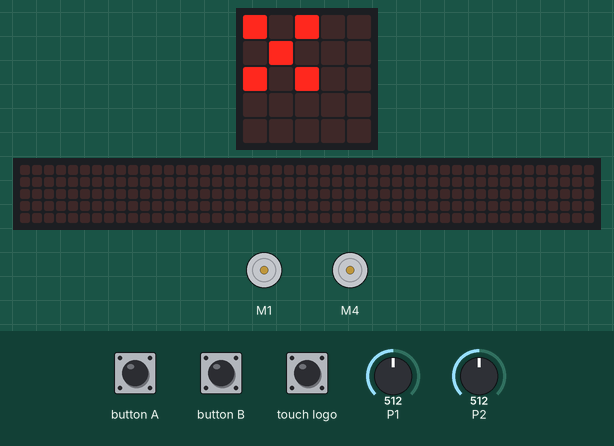
A program run on a simulated BBC micro:bit (MakeCode). Parts: 2 × DC motor (green arrow = forward, orange = backward, longer = faster), the board's 5×5 LED display, a strip that is not on the board, showing the scrolling text unrolled. The inputs (shaded band) are chosen by the test bench; at power-on: P1 = 512, P2 = 512 (analog values on the 0–1023 scale). The 48×5 strip is a reading aid, not a part: it shows the text the display is scrolling, unrolled, one strip-width of it at a time.

Above: at 0.1 s.
At 0.9 s:
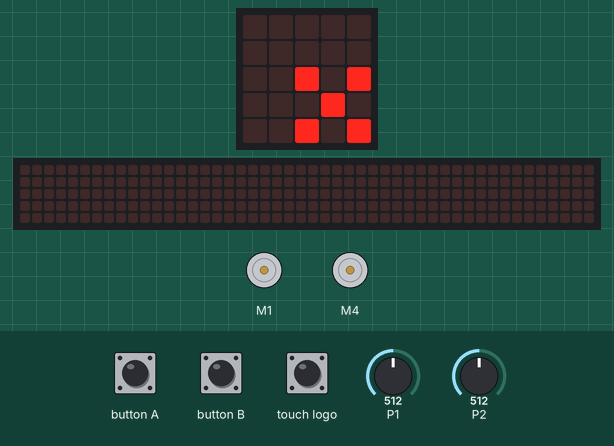
At 1.3 s:
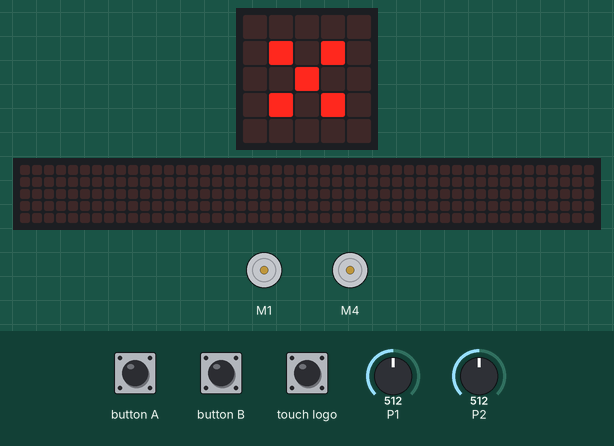
At 6.3 s:
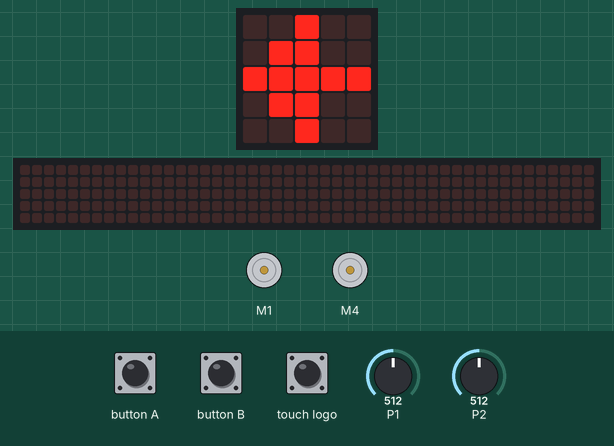
At 13.3 s:
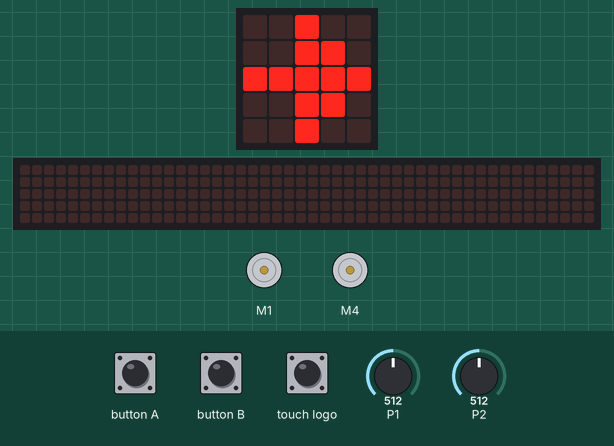
At 18.8 s:
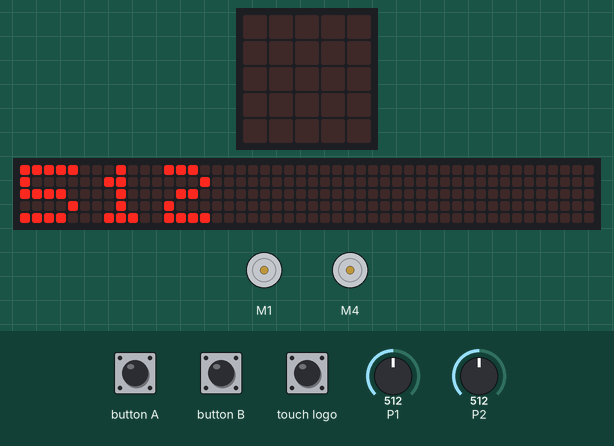

Measured:
- what the display in image 1 shows lasts 0.4 s, from 0.8 s to 1.2 s
- what the display in image 3 shows lasts 1.4 s, from 6.2 s to 7.6 s
- what the display in image 4 shows lasts 2.4 s, from 13.2 s to 15.6 s

The program:

main.ts
```typescript
function LedCalibrar () {
    basic.showLeds(`
        # . # . .
        . # . . .
        # . # . .
        . . . . .
        . . . . .
        `)
    basic.showLeds(`
        . . . . .
        . # . # .
        . . # . .
        . # . # .
        . . . . .
        `)
    basic.showLeds(`
        . . . . .
        . . . . .
        . . # . #
        . . . # .
        . . # . #
        `)
    basic.showLeds(`
        . . . . .
        . # . # .
        . . # . .
        . # . # .
        . . . . .
        `)
}
function Calibrar () {
    LedCalibrar()
    basic.showNumber(tolerancia)
    basic.pause(1000)
    basic.showLeds(`
        . . # . .
        . # # . .
        # # # # #
        . # # . .
        . . # . .
        `)
    basic.pause(1000)
    CalibrarEsquerda = pins.analogReadPin(AnalogPin.P1)
    basic.showNumber(pins.analogReadPin(AnalogPin.P1))
    basic.pause(2000)
    basic.showLeds(`
        . . # . .
        . . # # .
        # # # # #
        . . # # .
        . . # . .
        `)
    basic.pause(2000)
    CalibrarDireita = pins.analogReadPin(AnalogPin.P2)
    basic.showNumber(pins.analogReadPin(AnalogPin.P2))
    basic.pause(2000)
}
input.onLogoEvent(TouchButtonEvent.Pressed, function () {
    OnOff()
})
input.onButtonPressed(Button.A, function () {
    if (Math.abs(tolerancia) < 50) {
        salto = 10
    } else {
        salto = 50
    }
    tolerancia = tolerancia + salto
    basic.showNumber(tolerancia)
})
input.onLogoEvent(TouchButtonEvent.LongPressed, function () {
    reiniciar()
})
input.onButtonPressed(Button.B, function () {
    if (Math.abs(tolerancia) < 50) {
        salto = 10
    } else {
        salto = 50
    }
    tolerancia = tolerancia - salto
    basic.showNumber(tolerancia)
})
function mover () {
    if (leituraP1 <= CalibrarDireita - tolerancia && leituraP2 > CalibrarEsquerda - tolerancia) {
        robotbit.MotorRun(robotbit.Motors.M1A, 0)
        robotbit.MotorRun(robotbit.Motors.M2B, 45)
        basic.pause(50)
    } else if (leituraP2 <= CalibrarDireita - tolerancia && leituraP1 > CalibrarEsquerda - tolerancia) {
        robotbit.MotorRun(robotbit.Motors.M1A, 45)
        robotbit.MotorRun(robotbit.Motors.M2B, 0)
        basic.pause(50)
    } else {
        robotbit.MotorRun(robotbit.Motors.M1A, 50)
        robotbit.MotorRun(robotbit.Motors.M2B, 50)
        basic.showLeds(`
            . . . . .
            . . . . .
            . . . . .
            . . . . .
            . . . . .
            `)
        basic.showLeds(`
            . . # . .
            . # # # .
            # # # # #
            . . # . .
            . . # . .
            `)
    }
}
function reiniciar () {
    ligado = 0
    tolerancia = 250
    robotbit.MotorRun(robotbit.Motors.M1A, 0)
    robotbit.MotorRun(robotbit.Motors.M2B, 0)
    Calibrar()
}
function OnOff () {
    if (ligado == 0) {
        ligado = 1
    } else {
        ligado = 0
    }
}
let ligado = 0
let leituraP2 = 0
let leituraP1 = 0
let salto = 0
let CalibrarDireita = 0
let CalibrarEsquerda = 0
let tolerancia = 0
reiniciar()
basic.forever(function () {
    leituraP1 = pins.analogReadPin(AnalogPin.P1)
    leituraP2 = pins.analogReadPin(AnalogPin.P2)
    if (ligado == 1) {
        mover()
    } else {
        robotbit.MotorRun(robotbit.Motors.M1A, 0)
        robotbit.MotorRun(robotbit.Motors.M2B, 0)
    }
})
```

test.ts
```typescript
// testes vão aqui; isto não será compilado quando este pacote for usado como uma extensão.
```
